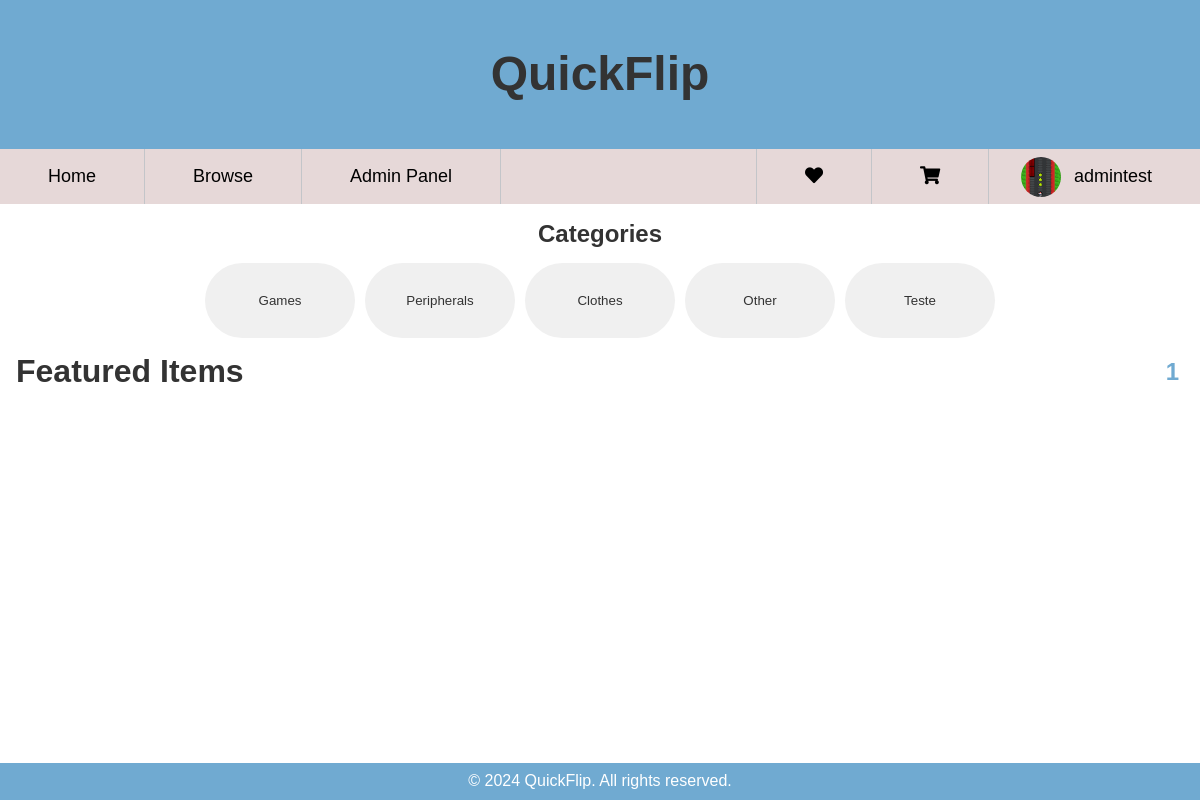
The page /pages/index.php (signed in) on the database its author committed.
### tables this page shows
CREATE TABLE categories (
    category_id INTEGER PRIMARY KEY AUTOINCREMENT,
    name TEXT UNIQUE NOT NULL
);

### pages/index.php (the view, shortened to what this page needs)
<?php
    require_once(__DIR__ . '/../templates/common.tpl.php');
    $session = new Session();
    $db = getDatabaseConnection();
    $stmt = $db->prepare('SELECT COUNT(*) AS number FROM items WHERE seller_id != ? AND status = "listed"');
    $stmt->execute([$session->getParam('id')]);
    $n = $stmt->fetch(PDO::FETCH_ASSOC)['number'];
?>
<main id="mainPage">
    <section class="featured-items">
        <h1>Categories </h1>
        <div id ="featured-buttons">
            <?php
            $stmt = $db->query("SELECT * FROM categories");
            $categories = $stmt->fetchAll();
            foreach ($categories as $category) {
                echo "<button class='category-button' data-category-id='" . $category['category_id'] ."'>" . htmlspecialchars($category['name']) . "</button>";
            }
            ?>
        </div>
        <div class="featured-header">
            <h1>Featured Items</h1>
            <div class = "pageSelect">
                <list>
                    <?php for($i = 0; $i < max((($n)/10),1); $i++): ?>
                        <li><h2><a href = "#" onclick = "changePage(<?php echo $i?>)"><?php echo $i + 1?></a></h2></li>
                    <?php endfor; ?>
                </list>
            </div>
        </div>
    </section>
</main>
</body>
</html>

### assets/style/style.css (style rules this page uses)
* { margin: 0; padding: 0; box-sizing: border-box; }
html,body { height: 100%; }
body { font-family: Arial, sans-serif; }
.featured-items { margin: 1em 0; }
.featured-items .featured-header { text-align: center; margin: 0em 1em 0em 1em; display: flex; justify-content: center; }
.featured-items .featured-header h1 { font-size: 2em; }
.featured-items h1 { color: #333; margin: 0; }
#featured-buttons { margin-left: auto; margin-right: auto; display: flex; flex-wrap: wrap; align-self: center; justify-content: center; align-items: center; padding: 10px; }
.category-button { display: inline-flex; justify-content: center; align-items: center; padding: 30px 40px; margin: 5px; min-width: 150px; background-color: #f0f0f0; color: #333; border: none; border-radius: 999px; cursor: pointer; transition: background-color 0.3s, color 0.3s; }
main { text-align: center; }
.pageSelect { margin-left: auto; display: flex; }
.pageSelect list { display: flex; margin-left: auto; list-style: none; }
.pageSelect list li { margin: 0.3em; }
.pageSelect list li a { text-decoration: none; color: #70aad1; }
h1 { color: #333; text-align: center; margin-bottom: 20px; }

### assets/style/layout.css (style rules this page uses)
body { display: grid; grid-template-rows: auto 1fr auto; }
#mainPage { flex-direction: row; }
.featured-items { text-align: center; }

### rows shown on the page
categories: name "Games"
categories: name "Peripherals"
categories: name "Clothes"
categories: name "Other"
categories: name "Teste"

### other values the page prints
$_SESSION['username'] "admintest"
